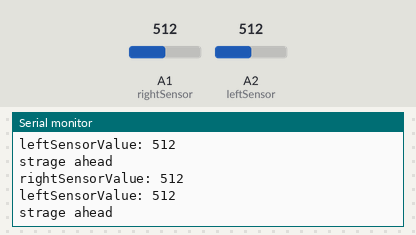
The sketch below on a simulated Arduino Uno, built with avr-gcc and run on an emulated ATmega328P. Parts: the last lines printed to the serial monitor. The test bench sets the inputs (shaded band); at power-on: A1 (rightSensor) = 512, A2 (leftSensor) = 512.

Above: at 4.8 s.
4.9 s: A1 (rightSensor) set to 697
At 6.6 s:
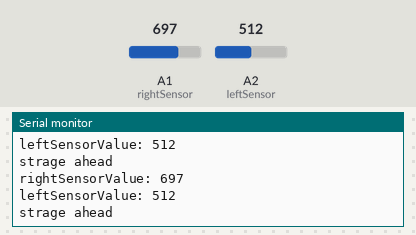
7.9 s: A1 (rightSensor) set to 721
At 9.5 s:
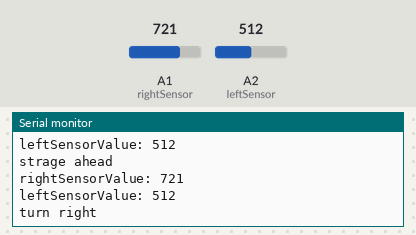
11.5 s: A2 (leftSensor) set to 531
At 12.8 s:
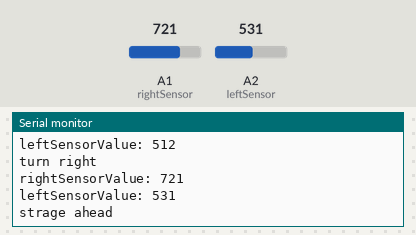
14.5 s: A2 (leftSensor) set to 913
At 17.2 s:
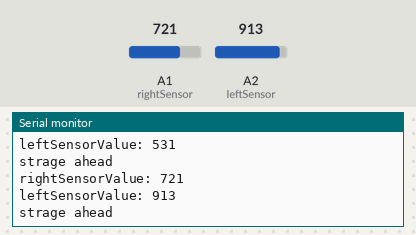
17.5 s: A2 (leftSensor) set to 929
At 19.0 s:
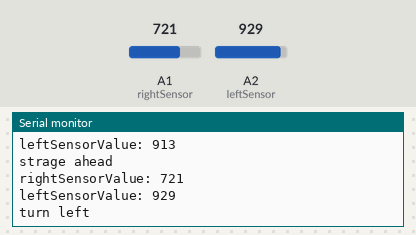
Timing chart, 0 to 20.5 s (numbered marks = the images above; inputs shaded):
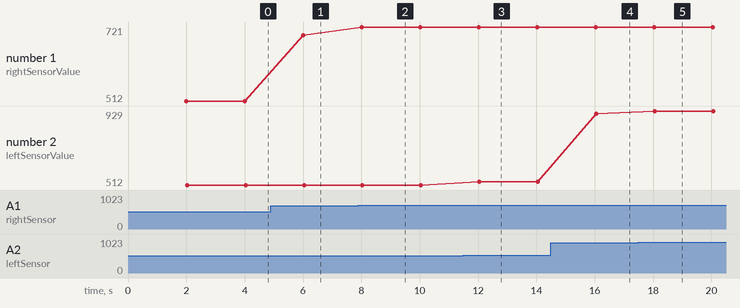

Measured:
- the behaviour switches between 712 and 713 on A1 (rightSensor) (found by bisection; images 1 and 2)
- the behaviour switches between 520 and 521 on A2 (leftSensor) (found by bisection; images 2 and 3)
- the behaviour switches between 921 and 922 on A2 (leftSensor) (found by bisection; images 4 and 5)
- after the input at 4.9 s, the serial monitor: prints a new line after 1.1 s (image 1)
- after the input at 7.9 s, the serial monitor: prints a new line after 0.11 s (image 2)
- after the input at 11.5 s, the serial monitor: prints a new line after 0.55 s (image 3)
- after the input at 14.5 s, the serial monitor: prints a new line after 1.6 s (image 4)
- after the input at 17.5 s, the serial monitor: prints a new line after 0.56 s (image 5)

The sketch:

maxtri-leb-follow-photoresistor.ino
```cpp
// maxtrix leds
#define SCL_Pin A5
#define SDA_Pin A4

int rightSensor = A1;
int leftSensor = A2;
int rightSensorValue = 0;
int leftSensorValue = 0;

unsigned long time;

// Display
unsigned char clear[] = {0x00, 0x00, 0x00, 0x00, 0x00, 0x00, 0x00, 0x00, 0x00, 0x00, 0x00, 0x00, 0x00, 0x00, 0x00, 0x00};
unsigned char STOP[] = {0x2E,0x2A,0x3A,0x00,0x02,0x3E,0x02,0x00,0x3E,0x22,0x3E,0x00,0x3E,0x0A,0x0E,0x00};
unsigned char LEFT[] = {0x00,0x00,0x00,0x00,0x00,0x00,0x44,0x28,0x10,0x44,0x28,0x10,0x44,0x28,0x10,0x00};
unsigned char RIGHT[] = {0x00,0x10,0x28,0x44,0x10,0x28,0x44,0x10,0x28,0x44,0x00,0x00,0x00,0x00,0x00,0x00};
unsigned char AHEAD[] = {0x00,0x00,0x00,0x00,0x00,0x24,0x12,0x09,0x12,0x24,0x00,0x00,0x00,0x00,0x00,0x00};

void setup() {
  // logs
  Serial.begin(9600);

  // matrix leds setup
  pinMode(SCL_Pin, OUTPUT);
  pinMode(SDA_Pin, OUTPUT);

  // timing
  time = millis();
  matrix_display(clear);
}

void loop() {
  // loop in 2s
  if ((unsigned long) (millis() - time) > 2000) {
    // matrix_display(clear);

    rightSensorValue = analogRead(rightSensor);
    Serial.print("rightSensorValue: ");
    Serial.println(rightSensorValue);
    leftSensorValue = analogRead(leftSensor);
    Serial.print("leftSensorValue: ");
    Serial.println(leftSensorValue);

    // right and left is less light
    if (rightSensorValue <= 200 and leftSensorValue <= 200) {
      // stop
      Serial.println("stop");
      matrix_display(STOP);
    } else {
      // right > left
      if (rightSensorValue - leftSensorValue > 200) {
        // turn right
        Serial.println("turn right");
        matrix_display(RIGHT);
      } else {
        // right < left
        if (leftSensorValue - rightSensorValue > 200) {
          // turn left
          Serial.println("turn left");
          matrix_display(LEFT);
        } else {
          // strage ahead
          Serial.println("strage ahead");
          matrix_display(AHEAD);
        }
      }
    }

    time = millis();
  }
}

void matrix_display(unsigned char matrix_value[]) {
  IIC_start();  // use the function of the data transmission start condition
  IIC_send(0xc0);  // select address
  for (int i = 0; i < 16; i++) { // pattern data has 16 bits
     IIC_send(matrix_value[i]); // convey the pattern data
  }
  IIC_end();   // end the transmission of pattern data

  IIC_start();
  IIC_send(0x8A);  // display control, set pulse width to 4/16 s
  IIC_end();
}

void IIC_start() {
  digitalWrite(SCL_Pin, HIGH);
  delayMicroseconds(3);
  digitalWrite(SDA_Pin, HIGH);
  delayMicroseconds(3);
  digitalWrite(SDA_Pin, LOW);
  delayMicroseconds(3);
}


void IIC_send(unsigned char send_data) {
  for (char i = 0; i < 8; i++) {
      digitalWrite(SCL_Pin, LOW);
      delayMicroseconds(3);
      if (send_data & 0x01) {
        digitalWrite(SDA_Pin, HIGH);
      } else {
        digitalWrite(SDA_Pin, LOW);
      }
      delayMicroseconds(3);
      digitalWrite(SCL_Pin, HIGH);
      delayMicroseconds(3);
      send_data = send_data >> 1;
  }
}

void IIC_end() {
  digitalWrite(SCL_Pin, LOW);
  delayMicroseconds(3);
  digitalWrite(SDA_Pin, LOW);
  delayMicroseconds(3);
  digitalWrite(SCL_Pin, HIGH);
  delayMicroseconds(3);
  digitalWrite(SDA_Pin, HIGH);
  delayMicroseconds(3);
}
```
